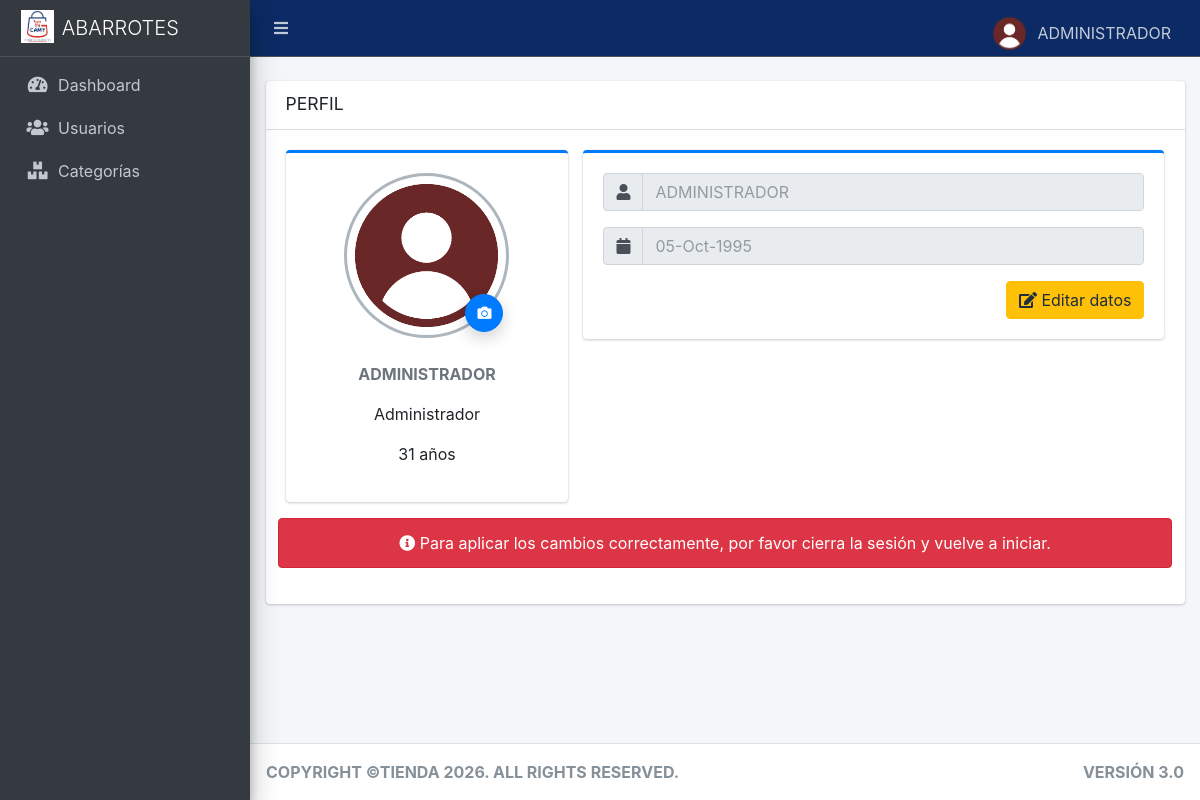
Screenshot of /sistema/usuarios/perfil.php (signed in) with the database file from the repository.
### tables this page shows
CREATE TABLE `usuarios` (
  `idUsuario` int(10) UNSIGNED NOT NULL,
  `usuario` varchar(50) NOT NULL,
  `contrasena` varchar(255) NOT NULL,
  `nombreUsuarios` varchar(150) NOT NULL,
  `foto` varchar(255) NOT NULL DEFAULT '../../dist/img/user.png',
  `nivel` tinyint(3) UNSIGNED NOT NULL DEFAULT '1',
  `estado` tinyint(1) NOT NULL DEFAULT '1',
  `fechaNac` date DEFAULT NULL,
  `created_at` datetime NOT NULL DEFAULT CURRENT_TIMESTAMP,
  `updated_at` datetime NOT NULL DEFAULT CURRENT_TIMESTAMP ON UPDATE CURRENT_TIMESTAMP
);

CREATE TABLE `configuracion` (
  `id` int(10) UNSIGNED NOT NULL,
  `nombreNegocio` varchar(150) NOT NULL,
  `direccion` varchar(255) NOT NULL,
  `telefono` varchar(20) NOT NULL,
  `correo` varchar(100) NOT NULL
);

### sistema/usuarios/perfil.php (the view, shortened to what this page needs)
<!DOCTYPE html>
<html lang="en">
<head>
  <?php
  include('../libs.php');
   ?>
</head>
<body class="hold-transition sidebar-mini layout-fixed">
<div class="wrapper">
 <?php include('../nav.php'); ?>
  <div class="content-wrapper">
<br>
    <section class="content">
      <div class="container-fluid">
        <div class="row">
          <div class="col-md-12" >
           <div class="card">
            <div class="card-header" style="text-align: center;">
              <h2 class="card-title">PERFIL</h2>
                <br>
              </div>
              <div class="card-body">
                <div class="row">
                   <?php
                      $database = new Connection();
                      $db = $database->open();
                        try{
                         $sql = 'SELECT * FROM usuarios WHERE idUsuario = '.(int)$_SESSION['user_id'].' AND estado = 1';
                         foreach ($db->query($sql) as $row) {
                             if ($row['nivel'] == 1) {
                               $tituloNivel = "Administrador";
                               $color = "primary";
                             } else {
                               $tituloNivel = "Vendedor";
                               $color = "success";
                             }
                             $fecha_nacimiento = $row['fechaNac'];
                             $dia_actual = date("Y-m-d");
                             $edad_diff = date_diff(date_create($fecha_nacimiento), date_create($dia_actual));
                          ?>
                           <div class="col-md-4">
                              <div class="card card-<?php echo $color; ?> card-outline">
                                <div class="card-body box-profile">
                                  <div class="text-center">
                                    <div class="profile-photo-wrapper">
                                      <img class="profile-user-img img-fluid img-circle" src="<?php echo $row['foto'];?>" alt="FotografÃ­a" style="width: 165px; height: 165px">
                                      <a href="#changeImg_<?php echo $row['idUsuario'];?>" class="btn btn-<?php echo $color; ?> profile-photo-edit-btn" title="Cambiar imagen" aria-label="Cambiar imagen" data-toggle="modal">
                                        <span class="fas fa-camera"></span>
                                      </a>
                                    </div>
                                  </div>
                                  <br>
                                  <p class="text-muted text-center" style="font-size: 16px"> <b><?php echo $row['nombreUsuarios']; ?></b></p>
                                  <p class="text-center"><?php echo $tituloNivel; ?></p>
                                  <p class="text-center"><?php echo $edad_diff->format('%y'); ?> años</p>
                                </div>
                            </div>
                          </div>
                          <div class="col-md-8">
                              <div class="card card-<?php echo $color; ?> card-outline">
                                <div class="card-body box-profile">
                                  <div class="input-group mb-3">
                                    <div class="input-group-prepend">
                                      <span class="input-group-text"><i class="fas fa-user"></i></span>
                                    </div>
                                    <input type="text" class="form-control" placeholder="<?php echo $row['nombreUsuarios'];?>" disabled="">
                                  </div>
                                 <div class="input-group mb-3">
                                    <div class="input-group-prepend">
                                      <span class="input-group-text"><i class="fas fa-calendar"></i></span>
                                    </div>
                                    <input type="text" class="form-control" placeholder="<?php echo date("d-M-Y", strtotime($row['fechaNac']));?>" disabled="">
                                  </div>
                                  <div style="text-align: right;">
                                    <a href="#editInf_<?php echo $row['idUsuario'];?>" title="Editar" class="btn btn-warning btn-md" data-toggle="modal"><span class="fa fa-edit"></span> Editar datos</a>
                                  </div>
                                </div>
                            </div>
                          </div>
                          <?php
                        }
                      }
                      catch(PDOException $e){
                        echo "Hubo un problema en la conexiÃ³n: " . $e->getMessage();
                      }
                     ?>
                      <div class='alert alert-danger' style="text-align: center; width: 100%"><span><i class="fas fa-info-circle"></i></span> Para aplicar los cambios correctamente, por favor cierra la sesión y  vuelve a iniciar.</div>
                </div>
              </div>
            </div>
         </div>
        </div>
      </div>
    </section>
  </div>
 <?php include('../footer.php'); ?>
</div>
</body>
</html>

### sistema/nav.php (shortened to what this page needs)
<?php
  $root_path = isset($root_path) ? $root_path : '../../';
  $database = new Connection();
  $db = $database->open();
  $db->query("SET NAMES utf8;");
  $nombreNegocio = 'TIENDA';
  try {
    $sql = 'SELECT * FROM usuarios WHERE idUsuario = '.$_SESSION["user_id"];
    foreach ($db->query($sql) as $row) {
    }
    $sqlConfig = 'SELECT nombreNegocio FROM configuracion LIMIT 1';
    $stmtConfig = $db->query($sqlConfig);
    if ($stmtConfig && $configRow = $stmtConfig->fetch(PDO::FETCH_ASSOC)) {
        $nombreNegocio = $configRow['nombreNegocio'];
    }
  } catch(PDOException $e) {
    echo "Hubo un problema en la conexión: " . $e->getMessage();
  }
?>
<nav class="main-header navbar navbar-expand navbar-dark" style="background-color: #0c2b64 !important;">
  <ul class="navbar-nav">
    <li class="nav-item">
      <a class="nav-link" data-widget="pushmenu" href="#" role="button"><i class="fas fa-bars"></i></a>
    </li>
  </ul>
  <ul class="navbar-nav ml-auto">
    <li class="nav-item dropdown">
      <a class="nav-link" data-toggle="dropdown" href="#">
        <div class="user-panel mt-0 pb-0 mb-0 d-flex">
          <img src="<?php echo $root_path . 'sistema/usuarios/'.$row['foto'];?>" class="img-circle" alt="Fotografía" style="width: 35px; height: 35px">
          <div class="info">
            <span class="hidden-xs"><?php echo $_SESSION["nombre_usuario"]; ?></span>
          </div>
        </div>
      </a>
    </li>
  </ul>
</nav>
<aside class="main-sidebar sidebar-dark-danger elevation-4">
  <a href="<?php echo $root_path; ?>sistema/principal.php" class="brand-link">
    <img src="<?php echo $root_path; ?>dist/img/logo.png" alt="Tienda Logo" class="brand-image">
    <span class="brand-text font-weight-light"><?php echo htmlspecialchars($nombreNegocio); ?></span>
  </a>
  <div class="sidebar">
    <nav class="mt-2">
      <ul class="nav nav-pills nav-sidebar flex-column" data-widget="treeview" role="menu" data-accordion="false">
        <li class="nav-item">
          <a href="<?php echo $root_path; ?>sistema/principal.php" class="nav-link">
            <i class="nav-icon fas fa-tachometer-alt"></i>
            <p>Dashboard</p>
          </a>
        </li>
        <?php if ($_SESSION["nivel"] == 1 || $_SESSION["nivel"] == 3) { ?>
        <li class="nav-item">
          <a href="<?php echo $root_path; ?>sistema/usuarios/usuarios.php" class="nav-link">
            <i class="nav-icon fas fa-users"></i>
            <p>Usuarios</p>
          </a>
        </li>
        <li class="nav-item">
          <a href="<?php echo $root_path; ?>sistema/categorias/categorias.php" class="nav-link">
            <i class="nav-icon fas fa-boxes"></i>
            <p>Categorías</p>
          </a>
        </li>
        <?php } ?>
      </ul>
    </nav>
  </div>
</aside>

### sistema/usuarios/perfil.php (style rules this page uses)
.profile-photo-wrapper { position: relative; display: inline-block; }
.profile-photo-edit-btn { position: absolute; right: 6px; bottom: 6px; width: 38px; height: 38px; padding: 0; border-radius: 50%; display: inline-flex; align-items: center; justify-content: center; z-index: 2; box-shadow: 0 6px 16px rgba(0,0,0,.18); font-size: 14px; }

### rows the page displays
usuarios: foto (placeholder picture), nombreUsuarios "ADMINISTRADOR", nivel "Administrador", fechaNac "31", fechaNac "05-Oct-1995"
configuracion: nombreNegocio "ABARROTES"

### other values shown
$_SESSION["nombre_usuario"] "ADMINISTRADOR"
